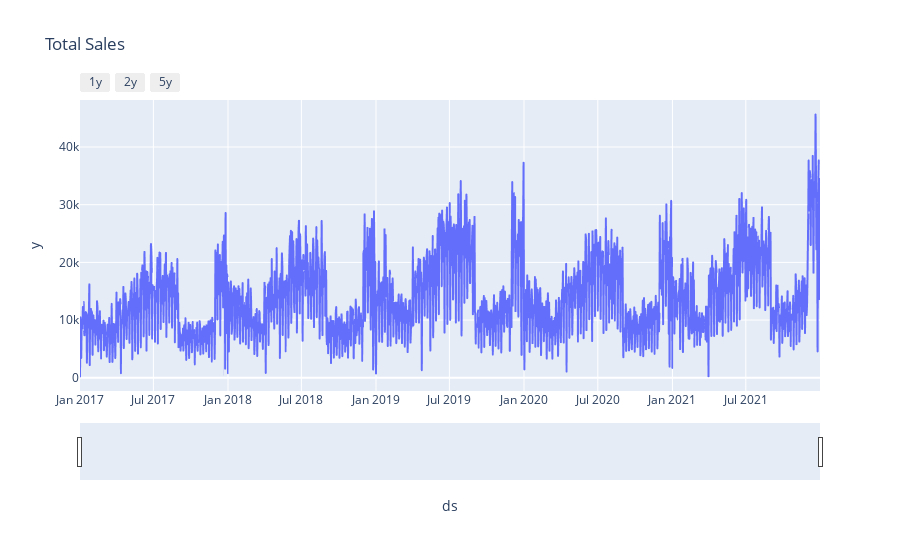

The notebook cell saved with this chart:
### Code cell
fig_1 = px.line(ts_forecast.toPandas(), x='ds', y='y', title='Total Sales')
fig_1.update_xaxes(
    rangeslider_visible = True,
    rangeselector = dict(
        buttons = list([
              dict(count=1, label='1y', step="year", stepmode="backward"),
              dict(count=2, label='2y', step="year", stepmode="backward"),
              dict(count=2, label='5y', step="year", stepmode="backward")
        ])
    )
)
fig_1.show()

### Figure 1 — Plotly figure (JSON) as saved in the notebook; plotly's stock layout.template omitted (floating-point values rounded to 4 significant figures; data arrays with more than 128 entries replaced by an {"elided": "..."} marker saying what was removed)
{"data": [{"hovertemplate": "ds=%{x}<br>y=%{y}<extra></extra>", "legendgroup": "", "line": {"color": "#636efa", "dash": "solid"}, "marker": {"symbol": "circle"}, "mode": "lines", "name": "", "showlegend": false, "type": "scattergl", "x": {"elided": "1826 str values"}, "xaxis": "x", "y": {"elided": "1826 float values"}, "yaxis": "y"}], "layout": {"legend": {"tracegroupgap": 0}, "title": {"text": "Total Sales"}, "xaxis": {"anchor": "y", "domain": [0, 1], "rangeselector": {"buttons": [{"count": 1, "label": "1y", "step": "year", "stepmode": "backward"}, {"count": 2, "label": "2y", "step": "year", "stepmode": "backward"}, {"count": 2, "label": "5y", "step": "year", "stepmode": "backward"}]}, "rangeslider": {"visible": true}, "title": {"text": "ds"}}, "yaxis": {"anchor": "x", "domain": [0, 1], "title": {"text": "y"}}}}
